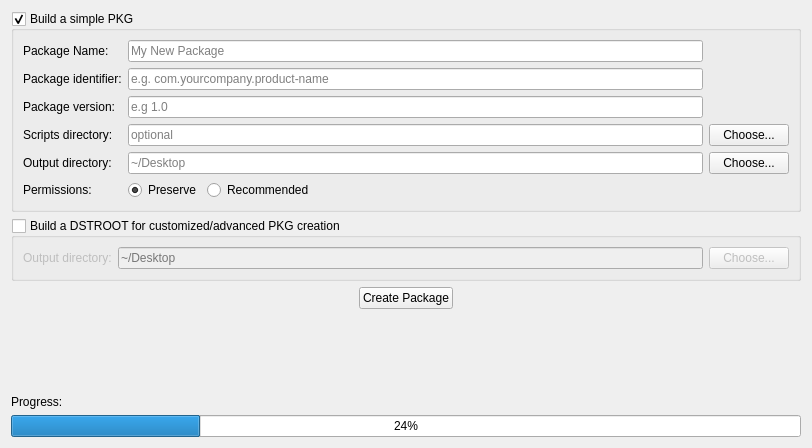
<?xml version="1.0" encoding="UTF-8"?>
<ui version="4.0">
 <class>PackageCreationPage</class>
 <widget class="QWidget" name="PackageCreationPage">
  <property name="geometry">
   <rect>
    <x>0</x>
    <y>0</y>
    <width>812</width>
    <height>448</height>
   </rect>
  </property>
  <property name="windowTitle">
   <string>Form</string>
  </property>
  <layout class="QGridLayout" name="gridLayout_3">
   <item row="0" column="0" colspan="2">
    <widget class="QGroupBox" name="gbSimple">
     <property name="focusPolicy">
      <enum>Qt::NoFocus</enum>
     </property>
     <property name="toolTip">
      <string>&lt;!DOCTYPE HTML PUBLIC &quot;-//W3C//DTD HTML 4.0//EN&quot; &quot;http://www.w3.org/TR/REC-html40/strict.dtd&quot;&gt;
&lt;html&gt;&lt;head&gt;&lt;meta name=&quot;qrichtext&quot; content=&quot;1&quot; /&gt;&lt;style type=&quot;text/css&quot;&gt;
p, li { white-space: pre-wrap; }
&lt;/style&gt;&lt;/head&gt;&lt;body style=&quot; font-family:'Lucida Grande'; font-size:13pt; font-weight:400; font-style:normal;&quot;&gt;
&lt;p style=&quot; margin-top:0px; margin-bottom:0px; margin-left:0px; margin-right:0px; -qt-block-indent:0; text-indent:0px;&quot;&gt;&lt;span style=&quot; font-weight:600;&quot;&gt;Build a simple PKG&lt;/span&gt;&lt;/p&gt;
&lt;p style=&quot;-qt-paragraph-type:empty; margin-top:0px; margin-bottom:0px; margin-left:0px; margin-right:0px; -qt-block-indent:0; text-indent:0px;&quot;&gt;&lt;/p&gt;
&lt;p style=&quot; margin-top:0px; margin-bottom:0px; margin-left:0px; margin-right:0px; -qt-block-indent:0; text-indent:0px;&quot;&gt;A Mac PKG will be built, containing all of the files you have marked for inclusion at the scanning stage. &lt;/p&gt;
&lt;p style=&quot;-qt-paragraph-type:empty; margin-top:0px; margin-bottom:0px; margin-left:0px; margin-right:0px; -qt-block-indent:0; text-indent:0px;&quot;&gt;&lt;/p&gt;
&lt;p style=&quot; margin-top:0px; margin-bottom:0px; margin-left:0px; margin-right:0px; -qt-block-indent:0; text-indent:0px;&quot;&gt;This feature only allows the creation of &amp;quot;simple&amp;quot; packages, e.g. there is no way to control more advanced packaging features like meta-packages or OS requirements - for those types of packages, use the &amp;quot;Build a DSTROOT&amp;quot; option instead.&lt;/p&gt;&lt;/body&gt;&lt;/html&gt;</string>
     </property>
     <property name="title">
      <string>Build a simple PKG</string>
     </property>
     <property name="checkable">
      <bool>true</bool>
     </property>
     <layout class="QGridLayout" name="gridLayout_2">
      <item row="0" column="0">
       <widget class="QLabel" name="lblPackageName">
        <property name="text">
         <string>Package Name:</string>
        </property>
       </widget>
      </item>
      <item row="1" column="0">
       <widget class="QLabel" name="lblPackageIdent">
        <property name="text">
         <string>Package identifier:</string>
        </property>
       </widget>
      </item>
      <item row="1" column="1">
       <widget class="QLineEdit" name="lineEditPackageIdent">
        <property name="toolTip">
         <string>&lt;!DOCTYPE HTML PUBLIC &quot;-//W3C//DTD HTML 4.0//EN&quot; &quot;http://www.w3.org/TR/REC-html40/strict.dtd&quot;&gt;
&lt;html&gt;&lt;head&gt;&lt;meta name=&quot;qrichtext&quot; content=&quot;1&quot; /&gt;&lt;style type=&quot;text/css&quot;&gt;
p, li { white-space: pre-wrap; }
&lt;/style&gt;&lt;/head&gt;&lt;body style=&quot; font-family:'Lucida Grande'; font-size:13pt; font-weight:400; font-style:normal;&quot;&gt;
&lt;p style=&quot; margin-top:0px; margin-bottom:0px; margin-left:0px; margin-right:0px; -qt-block-indent:0; text-indent:0px;&quot;&gt;&lt;span style=&quot; font-weight:600;&quot;&gt;Specify a unique identifier for this package.&lt;/span&gt; &lt;/p&gt;
&lt;p style=&quot;-qt-paragraph-type:empty; margin-top:0px; margin-bottom:0px; margin-left:0px; margin-right:0px; -qt-block-indent:0; text-indent:0px;&quot;&gt;&lt;/p&gt;
&lt;p style=&quot; margin-top:0px; margin-bottom:0px; margin-left:0px; margin-right:0px; -qt-block-indent:0; text-indent:0px;&quot;&gt;The Mac OS X Installer recognizes a package as being an upgrade to an already-installed package only if the package identifiers match, so it is advisable to set a meaningful, consistent identifier when you build the package.  &lt;/p&gt;
&lt;p style=&quot;-qt-paragraph-type:empty; margin-top:0px; margin-bottom:0px; margin-left:0px; margin-right:0px; -qt-block-indent:0; text-indent:0px;&quot;&gt;&lt;/p&gt;
&lt;p style=&quot; margin-top:0px; margin-bottom:0px; margin-left:0px; margin-right:0px; -qt-block-indent:0; text-indent:0px;&quot;&gt;pkgbuild will infer an identifier when building a package from a single component, but will fail otherwise if the identifier has not been set.&lt;/p&gt;&lt;/body&gt;&lt;/html&gt;</string>
        </property>
        <property name="placeholderText">
         <string>e.g. com.yourcompany.product-name</string>
        </property>
       </widget>
      </item>
      <item row="2" column="0">
       <widget class="QLabel" name="lblPackageVersion">
        <property name="text">
         <string>Package version:</string>
        </property>
       </widget>
      </item>
      <item row="2" column="1">
       <widget class="QLineEdit" name="lineEditPackageVersion">
        <property name="toolTip">
         <string>&lt;!DOCTYPE HTML PUBLIC &quot;-//W3C//DTD HTML 4.0//EN&quot; &quot;http://www.w3.org/TR/REC-html40/strict.dtd&quot;&gt;
&lt;html&gt;&lt;head&gt;&lt;meta name=&quot;qrichtext&quot; content=&quot;1&quot; /&gt;&lt;style type=&quot;text/css&quot;&gt;
p, li { white-space: pre-wrap; }
&lt;/style&gt;&lt;/head&gt;&lt;body style=&quot; font-family:'Lucida Grande'; font-size:13pt; font-weight:400; font-style:normal;&quot;&gt;
&lt;p style=&quot; margin-top:0px; margin-bottom:0px; margin-left:0px; margin-right:0px; -qt-block-indent:0; text-indent:0px;&quot;&gt;&lt;span style=&quot; font-weight:600;&quot;&gt;Specify a version for the package. &lt;/span&gt;&lt;/p&gt;
&lt;p style=&quot;-qt-paragraph-type:empty; margin-top:0px; margin-bottom:0px; margin-left:0px; margin-right:0px; -qt-block-indent:0; text-indent:0px; font-weight:600;&quot;&gt;&lt;/p&gt;
&lt;p style=&quot; margin-top:0px; margin-bottom:0px; margin-left:0px; margin-right:0px; -qt-block-indent:0; text-indent:0px;&quot;&gt;Packages with the same identifier are compared using this version, to determine if the package is an upgrade or downgrade. &lt;/p&gt;
&lt;p style=&quot;-qt-paragraph-type:empty; margin-top:0px; margin-bottom:0px; margin-left:0px; margin-right:0px; -qt-block-indent:0; text-indent:0px;&quot;&gt;&lt;/p&gt;
&lt;p style=&quot; margin-top:0px; margin-bottom:0px; margin-left:0px; margin-right:0px; -qt-block-indent:0; text-indent:0px;&quot;&gt;If you don't specify a version, a default of zero is assumed, but this may prevent proper upgrade/downgrade checking.&lt;/p&gt;&lt;/body&gt;&lt;/html&gt;</string>
        </property>
        <property name="placeholderText">
         <string>e.g 1.0</string>
        </property>
       </widget>
      </item>
      <item row="3" column="0">
       <widget class="QLabel" name="lblScriptsDir">
        <property name="text">
         <string>Scripts directory:</string>
        </property>
       </widget>
      </item>
      <item row="3" column="1">
       <widget class="QLineEdit" name="lineEditScriptsDirectory">
        <property name="toolTip">
         <string>&lt;!DOCTYPE HTML PUBLIC &quot;-//W3C//DTD HTML 4.0//EN&quot; &quot;http://www.w3.org/TR/REC-html40/strict.dtd&quot;&gt;
&lt;html&gt;&lt;head&gt;&lt;meta name=&quot;qrichtext&quot; content=&quot;1&quot; /&gt;&lt;style type=&quot;text/css&quot;&gt;
p, li { white-space: pre-wrap; }
&lt;/style&gt;&lt;/head&gt;&lt;body style=&quot; font-family:'Lucida Grande'; font-size:13pt; font-weight:400; font-style:normal;&quot;&gt;
&lt;p style=&quot; margin-top:0px; margin-bottom:0px; margin-left:0px; margin-right:0px; -qt-block-indent:0; text-indent:0px;&quot;&gt;&lt;span style=&quot; font-weight:600;&quot;&gt;Archive the entire contents of scripts-path as the package scripts.&lt;/span&gt;&lt;/p&gt;
&lt;p style=&quot;-qt-paragraph-type:empty; margin-top:0px; margin-bottom:0px; margin-left:0px; margin-right:0px; -qt-block-indent:0; text-indent:0px;&quot;&gt;&lt;/p&gt;
&lt;p style=&quot; margin-top:0px; margin-bottom:0px; margin-left:0px; margin-right:0px; -qt-block-indent:0; text-indent:0px;&quot;&gt;If this directory contains scripts named preinstall and/or postinstall, these will be run as the top-level scripts of the package. &lt;/p&gt;
&lt;p style=&quot;-qt-paragraph-type:empty; margin-top:0px; margin-bottom:0px; margin-left:0px; margin-right:0px; -qt-block-indent:0; text-indent:0px;&quot;&gt;&lt;/p&gt;
&lt;p style=&quot; margin-top:0px; margin-bottom:0px; margin-left:0px; margin-right:0px; -qt-block-indent:0; text-indent:0px;&quot;&gt;Any other files under scripts-path will be used only if the top-level or component-specific scripts invoke them.&lt;/p&gt;
&lt;p style=&quot;-qt-paragraph-type:empty; margin-top:0px; margin-bottom:0px; margin-left:0px; margin-right:0px; -qt-block-indent:0; text-indent:0px;&quot;&gt;&lt;/p&gt;&lt;/body&gt;&lt;/html&gt;</string>
        </property>
        <property name="text">
         <string/>
        </property>
        <property name="dragEnabled">
         <bool>true</bool>
        </property>
        <property name="placeholderText">
         <string>optional</string>
        </property>
       </widget>
      </item>
      <item row="3" column="2">
       <widget class="QPushButton" name="pbScriptsDirectory">
        <property name="text">
         <string>Choose...</string>
        </property>
       </widget>
      </item>
      <item row="4" column="0">
       <widget class="QLabel" name="lblOutputDir">
        <property name="text">
         <string>Output directory:</string>
        </property>
       </widget>
      </item>
      <item row="4" column="1">
       <widget class="QLineEdit" name="lineEditOutputDirectory">
        <property name="toolTip">
         <string>The path to which the package will be written.</string>
        </property>
        <property name="statusTip">
         <string/>
        </property>
        <property name="text">
         <string/>
        </property>
        <property name="dragEnabled">
         <bool>true</bool>
        </property>
        <property name="placeholderText">
         <string>~/Desktop</string>
        </property>
       </widget>
      </item>
      <item row="4" column="2">
       <widget class="QPushButton" name="pbOutputDirectory">
        <property name="text">
         <string>Choose...</string>
        </property>
       </widget>
      </item>
      <item row="5" column="0">
       <widget class="QLabel" name="lblOutputDir_2">
        <property name="text">
         <string>Permissions:</string>
        </property>
       </widget>
      </item>
      <item row="5" column="1">
       <layout class="QHBoxLayout" name="horizontalLayout_3">
        <item>
         <widget class="QRadioButton" name="rbPermissionsPreserve">
          <property name="toolTip">
           <string>&lt;!DOCTYPE HTML PUBLIC &quot;-//W3C//DTD HTML 4.0//EN&quot; &quot;http://www.w3.org/TR/REC-html40/strict.dtd&quot;&gt;
&lt;html&gt;&lt;head&gt;&lt;meta name=&quot;qrichtext&quot; content=&quot;1&quot; /&gt;&lt;style type=&quot;text/css&quot;&gt;
p, li { white-space: pre-wrap; }
&lt;/style&gt;&lt;/head&gt;&lt;body style=&quot; font-family:'Lucida Grande'; font-size:13pt; font-weight:400; font-style:normal;&quot;&gt;
&lt;p style=&quot; margin-top:0px; margin-bottom:0px; margin-left:0px; margin-right:0px; -qt-block-indent:0; text-indent:0px;&quot;&gt;&lt;span style=&quot; font-weight:600;&quot;&gt;Permissions: Preserve&lt;/span&gt;&lt;/p&gt;
&lt;p style=&quot;-qt-paragraph-type:empty; margin-top:0px; margin-bottom:0px; margin-left:0px; margin-right:0px; -qt-block-indent:0; text-indent:0px; font-weight:600;&quot;&gt;&lt;/p&gt;
&lt;p style=&quot; margin-top:0px; margin-bottom:0px; margin-left:0px; margin-right:0px; -qt-block-indent:0; text-indent:0px;&quot;&gt;This is the default, the permissions of the files as found on the disk during the scan are preserved.&lt;/p&gt;&lt;/body&gt;&lt;/html&gt;</string>
          </property>
          <property name="text">
           <string>Preserve</string>
          </property>
          <property name="checked">
           <bool>true</bool>
          </property>
         </widget>
        </item>
        <item>
         <widget class="QRadioButton" name="rbPermissionsRecommended">
          <property name="toolTip">
           <string>&lt;!DOCTYPE HTML PUBLIC &quot;-//W3C//DTD HTML 4.0//EN&quot; &quot;http://www.w3.org/TR/REC-html40/strict.dtd&quot;&gt;
&lt;html&gt;&lt;head&gt;&lt;meta name=&quot;qrichtext&quot; content=&quot;1&quot; /&gt;&lt;style type=&quot;text/css&quot;&gt;
p, li { white-space: pre-wrap; }
&lt;/style&gt;&lt;/head&gt;&lt;body style=&quot; font-family:'Lucida Grande'; font-size:13pt; font-weight:400; font-style:normal;&quot;&gt;
&lt;p style=&quot; margin-top:0px; margin-bottom:0px; margin-left:0px; margin-right:0px; -qt-block-indent:0; text-indent:0px;&quot;&gt;&lt;span style=&quot; font-weight:600;&quot;&gt;Permissions: Recommened&lt;/span&gt;&lt;/p&gt;
&lt;p style=&quot;-qt-paragraph-type:empty; margin-top:0px; margin-bottom:0px; margin-left:0px; margin-right:0px; -qt-block-indent:0; text-indent:0px; font-weight:600;&quot;&gt;&lt;/p&gt;
&lt;p style=&quot; margin-top:0px; margin-bottom:0px; margin-left:0px; margin-right:0px; -qt-block-indent:0; text-indent:0px;&quot;&gt;Generally the permissions will be set to root:wheel, which ensures that files installed in the system domain are root-owned, while files installed in the user home directory will be owned by that user.&lt;/p&gt;&lt;/body&gt;&lt;/html&gt;</string>
          </property>
          <property name="text">
           <string>Recommended</string>
          </property>
         </widget>
        </item>
        <item>
         <spacer name="horizontalSpacer_3">
          <property name="orientation">
           <enum>Qt::Horizontal</enum>
          </property>
          <property name="sizeHint" stdset="0">
           <size>
            <width>40</width>
            <height>20</height>
           </size>
          </property>
         </spacer>
        </item>
       </layout>
      </item>
      <item row="0" column="1">
       <widget class="QLineEdit" name="lineEditPackageName">
        <property name="toolTip">
         <string>&lt;!DOCTYPE HTML PUBLIC &quot;-//W3C//DTD HTML 4.0//EN&quot; &quot;http://www.w3.org/TR/REC-html40/strict.dtd&quot;&gt;
&lt;html&gt;&lt;head&gt;&lt;meta name=&quot;qrichtext&quot; content=&quot;1&quot; /&gt;&lt;style type=&quot;text/css&quot;&gt;
p, li { white-space: pre-wrap; }
&lt;/style&gt;&lt;/head&gt;&lt;body style=&quot; font-family:'Lucida Grande'; font-size:13pt; font-weight:400; font-style:normal;&quot;&gt;
&lt;p style=&quot; margin-top:0px; margin-bottom:0px; margin-left:0px; margin-right:0px; -qt-block-indent:0; text-indent:0px;&quot;&gt;&lt;span style=&quot; font-weight:600;&quot;&gt;Specify a unique identifier for this package.&lt;/span&gt; &lt;/p&gt;
&lt;p style=&quot;-qt-paragraph-type:empty; margin-top:0px; margin-bottom:0px; margin-left:0px; margin-right:0px; -qt-block-indent:0; text-indent:0px;&quot;&gt;&lt;/p&gt;
&lt;p style=&quot; margin-top:0px; margin-bottom:0px; margin-left:0px; margin-right:0px; -qt-block-indent:0; text-indent:0px;&quot;&gt;The Mac OS X Installer recognizes a package as being an upgrade to an already-installed package only if the package identifiers match, so it is advisable to set a meaningful, consistent identifier when you build the package.  &lt;/p&gt;
&lt;p style=&quot;-qt-paragraph-type:empty; margin-top:0px; margin-bottom:0px; margin-left:0px; margin-right:0px; -qt-block-indent:0; text-indent:0px;&quot;&gt;&lt;/p&gt;
&lt;p style=&quot; margin-top:0px; margin-bottom:0px; margin-left:0px; margin-right:0px; -qt-block-indent:0; text-indent:0px;&quot;&gt;pkgbuild will infer an identifier when building a package from a single component, but will fail otherwise if the identifier has not been set.&lt;/p&gt;&lt;/body&gt;&lt;/html&gt;</string>
        </property>
        <property name="text">
         <string/>
        </property>
        <property name="placeholderText">
         <string>My New Package</string>
        </property>
       </widget>
      </item>
     </layout>
    </widget>
   </item>
   <item row="1" column="0" colspan="2">
    <widget class="QGroupBox" name="gbCustom">
     <property name="sizePolicy">
      <sizepolicy hsizetype="Preferred" vsizetype="Preferred">
       <horstretch>0</horstretch>
       <verstretch>0</verstretch>
      </sizepolicy>
     </property>
     <property name="focusPolicy">
      <enum>Qt::NoFocus</enum>
     </property>
     <property name="toolTip">
      <string>&lt;!DOCTYPE HTML PUBLIC &quot;-//W3C//DTD HTML 4.0//EN&quot; &quot;http://www.w3.org/TR/REC-html40/strict.dtd&quot;&gt;
&lt;html&gt;&lt;head&gt;&lt;meta name=&quot;qrichtext&quot; content=&quot;1&quot; /&gt;&lt;style type=&quot;text/css&quot;&gt;
p, li { white-space: pre-wrap; }
&lt;/style&gt;&lt;/head&gt;&lt;body style=&quot; font-family:'Lucida Grande'; font-size:13pt; font-weight:400; font-style:normal;&quot;&gt;
&lt;p style=&quot; margin-top:0px; margin-bottom:0px; margin-left:0px; margin-right:0px; -qt-block-indent:0; text-indent:0px;&quot;&gt;&lt;span style=&quot; font-weight:600;&quot;&gt;Build a DSTROOT&lt;/span&gt;&lt;/p&gt;
&lt;p style=&quot;-qt-paragraph-type:empty; margin-top:0px; margin-bottom:0px; margin-left:0px; margin-right:0px; -qt-block-indent:0; text-indent:0px;&quot;&gt;&lt;/p&gt;
&lt;p style=&quot; margin-top:0px; margin-bottom:0px; margin-left:0px; margin-right:0px; -qt-block-indent:0; text-indent:0px;&quot;&gt;This option will write a DSTROOT to the output directory you specify - as well as writing a COMPONENT PROPERTY LIST, which you can then feed to pkgbuild using the --compoent-plist command line option.&lt;/p&gt;
&lt;p style=&quot;-qt-paragraph-type:empty; margin-top:0px; margin-bottom:0px; margin-left:0px; margin-right:0px; -qt-block-indent:0; text-indent:0px;&quot;&gt;&lt;/p&gt;
&lt;p style=&quot; margin-top:0px; margin-bottom:0px; margin-left:0px; margin-right:0px; -qt-block-indent:0; text-indent:0px;&quot;&gt;For more information check the pkgbuild man page.&lt;/p&gt;&lt;/body&gt;&lt;/html&gt;</string>
     </property>
     <property name="title">
      <string>Build a DSTROOT for customized/advanced PKG creation</string>
     </property>
     <property name="flat">
      <bool>false</bool>
     </property>
     <property name="checkable">
      <bool>true</bool>
     </property>
     <property name="checked">
      <bool>false</bool>
     </property>
     <layout class="QGridLayout" name="gridLayout">
      <item row="0" column="0">
       <widget class="QLabel" name="lblOutputDirCustom">
        <property name="text">
         <string>Output directory:</string>
        </property>
       </widget>
      </item>
      <item row="0" column="1">
       <widget class="QLineEdit" name="lineEditOutputDirectoryCustom">
        <property name="toolTip">
         <string>&lt;!DOCTYPE HTML PUBLIC &quot;-//W3C//DTD HTML 4.0//EN&quot; &quot;http://www.w3.org/TR/REC-html40/strict.dtd&quot;&gt;
&lt;html&gt;&lt;head&gt;&lt;meta name=&quot;qrichtext&quot; content=&quot;1&quot; /&gt;&lt;style type=&quot;text/css&quot;&gt;
p, li { white-space: pre-wrap; }
&lt;/style&gt;&lt;/head&gt;&lt;body style=&quot; font-family:'Lucida Grande'; font-size:13pt; font-weight:400; font-style:normal;&quot;&gt;
&lt;p style=&quot; margin-top:0px; margin-bottom:0px; margin-left:0px; margin-right:0px; -qt-block-indent:0; text-indent:0px;&quot;&gt;&lt;span style=&quot; font-weight:600;&quot;&gt;Specify where you would like the DSTROOT directory to be created. &lt;/span&gt; &lt;/p&gt;
&lt;p style=&quot;-qt-paragraph-type:empty; margin-top:0px; margin-bottom:0px; margin-left:0px; margin-right:0px; -qt-block-indent:0; text-indent:0px;&quot;&gt;&lt;/p&gt;
&lt;p style=&quot; margin-top:0px; margin-bottom:0px; margin-left:0px; margin-right:0px; -qt-block-indent:0; text-indent:0px;&quot;&gt;A DSTROOT directory will be created at the path you specify, containing a copy of all of the files that you have marked to include within the package. &lt;/p&gt;
&lt;p style=&quot;-qt-paragraph-type:empty; margin-top:0px; margin-bottom:0px; margin-left:0px; margin-right:0px; -qt-block-indent:0; text-indent:0px;&quot;&gt;&lt;/p&gt;
&lt;p style=&quot; margin-top:0px; margin-bottom:0px; margin-left:0px; margin-right:0px; -qt-block-indent:0; text-indent:0px;&quot;&gt;You can then use the Mac OS X package maker and your own custom command line and configuration with this directory.&lt;/p&gt;&lt;/body&gt;&lt;/html&gt;</string>
        </property>
        <property name="placeholderText">
         <string>~/Desktop</string>
        </property>
       </widget>
      </item>
      <item row="0" column="2">
       <widget class="QPushButton" name="pbOutputDirectoryCustom">
        <property name="text">
         <string>Choose...</string>
        </property>
       </widget>
      </item>
     </layout>
    </widget>
   </item>
   <item row="2" column="0" colspan="2">
    <layout class="QHBoxLayout" name="horizontalLayout_2">
     <item>
      <spacer name="horizontalSpacer">
       <property name="orientation">
        <enum>Qt::Horizontal</enum>
       </property>
       <property name="sizeHint" stdset="0">
        <size>
         <width>40</width>
         <height>20</height>
        </size>
       </property>
      </spacer>
     </item>
     <item>
      <widget class="QPushButton" name="pbCreatePackage">
       <property name="text">
        <string>Create Package</string>
       </property>
      </widget>
     </item>
     <item>
      <spacer name="horizontalSpacer_2">
       <property name="orientation">
        <enum>Qt::Horizontal</enum>
       </property>
       <property name="sizeHint" stdset="0">
        <size>
         <width>40</width>
         <height>20</height>
        </size>
       </property>
      </spacer>
     </item>
    </layout>
   </item>
   <item row="4" column="0" colspan="2">
    <layout class="QHBoxLayout" name="horizontalLayout">
     <item>
      <widget class="QLabel" name="lblProgress">
       <property name="text">
        <string>Progress:</string>
       </property>
      </widget>
     </item>
     <item>
      <widget class="QLabel" name="lblProgressInfo">
       <property name="sizePolicy">
        <sizepolicy hsizetype="MinimumExpanding" vsizetype="Preferred">
         <horstretch>0</horstretch>
         <verstretch>0</verstretch>
        </sizepolicy>
       </property>
       <property name="text">
        <string/>
       </property>
      </widget>
     </item>
    </layout>
   </item>
   <item row="5" column="0" colspan="2">
    <widget class="QProgressBar" name="progress">
     <property name="value">
      <number>24</number>
     </property>
    </widget>
   </item>
   <item row="3" column="0">
    <spacer name="verticalSpacer_2">
     <property name="orientation">
      <enum>Qt::Vertical</enum>
     </property>
     <property name="sizeHint" stdset="0">
      <size>
       <width>20</width>
       <height>40</height>
      </size>
     </property>
    </spacer>
   </item>
  </layout>
 </widget>
 <tabstops>
  <tabstop>lineEditPackageName</tabstop>
  <tabstop>lineEditPackageIdent</tabstop>
  <tabstop>lineEditPackageVersion</tabstop>
  <tabstop>lineEditScriptsDirectory</tabstop>
  <tabstop>pbScriptsDirectory</tabstop>
  <tabstop>lineEditOutputDirectory</tabstop>
  <tabstop>pbOutputDirectory</tabstop>
  <tabstop>rbPermissionsPreserve</tabstop>
  <tabstop>rbPermissionsRecommended</tabstop>
  <tabstop>lineEditOutputDirectoryCustom</tabstop>
  <tabstop>pbOutputDirectoryCustom</tabstop>
  <tabstop>pbCreatePackage</tabstop>
 </tabstops>
 <resources/>
 <connections/>
</ui>
